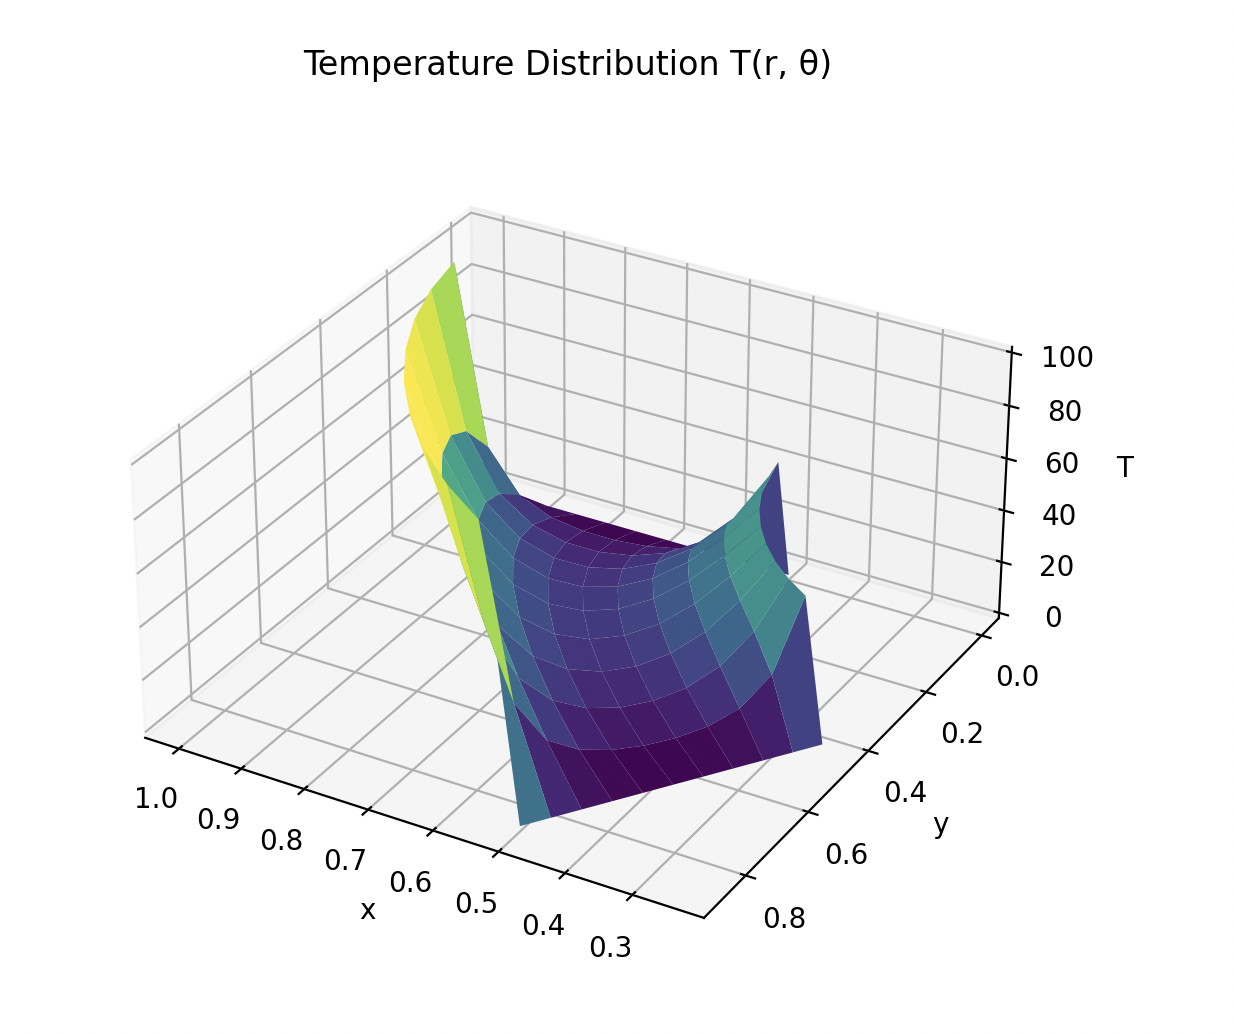

This chart was generated by the following Python code:
import numpy as np
import matplotlib.pyplot as plt

Nr = 10 
Ntheta = 10  

r_min = 0.5
r_max = 1.0
theta_min = 0
theta_max = np.pi / 3

dr = (r_max - r_min) / Nr
dtheta = (theta_max - theta_min) / Ntheta

r = np.linspace(r_min, r_max, Nr + 1)
theta = np.linspace(theta_min, theta_max, Ntheta + 1)

T = np.zeros((Nr + 1, Ntheta + 1))

T[0, :] = 50            # T(r=0.5, theta)
T[Nr, :] = 100          # T(r=1.0, theta)
T[:, 0] = 0             # T(r, theta=0)
T[:, Ntheta] = 0        # T(r, theta=pi/3)

max_iter = 10000
tolerance = 1e-6

for iteration in range(max_iter):
    T_old = T.copy()
    for i in range(1, Nr):
        for j in range(1, Ntheta):
            ri = r[i]
            alpha = (ri * dtheta / dr)**2

            T[i, j] = 1 / (2 * (1 + alpha)) * (
                T_old[i + 1, j] + T_old[i - 1, j] +
                alpha * (T_old[i, j + 1] + T_old[i, j - 1])
            )

    if np.max(np.abs(T - T_old)) < tolerance:
        print(f"Converged at iteration {iteration}")
        break

R, Theta = np.meshgrid(r, theta, indexing='ij')
X = R * np.cos(Theta)
Y = R * np.sin(Theta)


fig = plt.figure(figsize=(8, 6))
ax = fig.add_subplot(111, projection='3d')
ax.plot_surface(X, Y, T, cmap='viridis')

ax.set_box_aspect([1, 1, 0.5])  # x:y:z 的比例
ax.view_init(elev=30, azim=120)
ax.set_title('Temperature Distribution T(r, θ)')
ax.set_xlabel('x')
ax.set_ylabel('y')
ax.set_zlabel('T')
plt.show()
